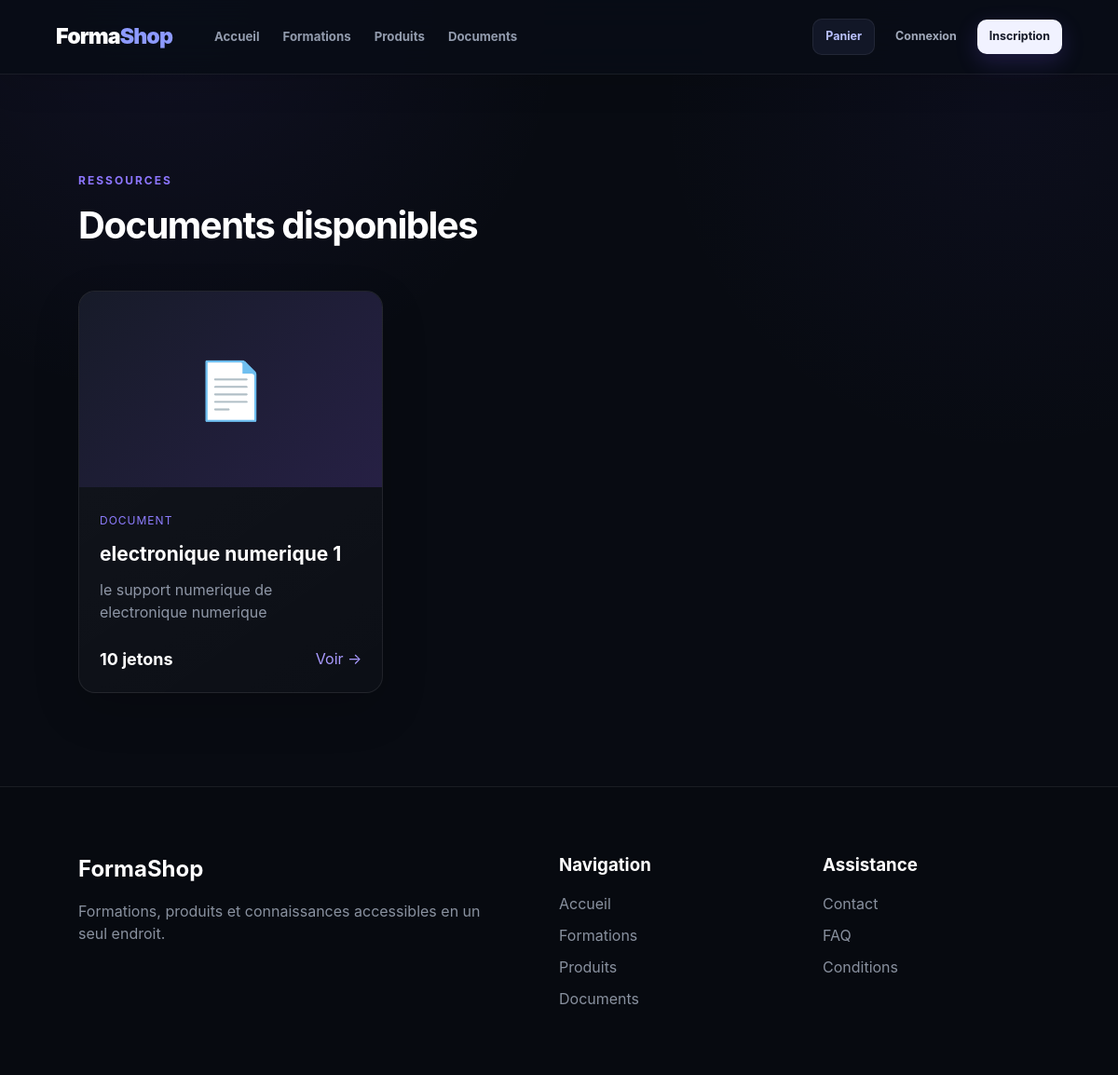
/documents/, run on the app's committed database.
### documents/models.py (models this page shows, shortened)
class Document(models.Model):
    title = models.CharField(
        max_length=200
    )
    description = models.TextField(
        blank=True
    )
    file = models.FileField(
        upload_to="documents/"
    )
    token_price = models.PositiveIntegerField(
        default=20
    )
    trainer = models.ForeignKey(
        settings.AUTH_USER_MODEL,
        on_delete=models.CASCADE,
        related_name="documents_created",
        null=True,
        blank=True
    )
    created_at = models.DateTimeField(
        auto_now_add=True
    )

### documents/views.py (the view)
def document_list(request):
    documents = Document.objects.all().order_by("-created_at")
    return render(
        request,
        "documents/list.html",
        {
            "documents": documents,
        }
    )

### documents/templates/documents/list.html (shortened to what this page needs)
{% extends "base.html" %}
{% block content %}
<section class="section">
    <div class="section-heading">
        <div>
            <span class="section-label">
                RESSOURCES
            </span>
            <h2>
                Documents disponibles
            </h2>
        </div>
    </div>
    <div class="cards">
        {% for document in documents %}
            <article class="course-card">
                <div class="placeholder-image">
                    📄
                </div>
                <div class="card-content">
                    <span class="category">
                        Document
                    </span>
                    <h3>
                        {{ document.title }}
                    </h3>
                    <p>
                        {{ document.description|truncatewords:20 }}
                    </p>
                    <div class="card-bottom">
                        <strong>
                            {{ document.token_price }} jetons
                        </strong>
                        <a href="{% url 'document_detail' document.id %}">
                            Voir →
                        </a>
                    </div>
                </div>
            </article>
        {% empty %}
            <p>
                Aucun document disponible pour le moment.
            </p>
        {% endfor %}
    </div>
</section>
{% endblock %}

### config/static/css/style.css (style rules this page uses)
* { margin: 0; padding: 0; box-sizing: border-box; }
html { scroll-behavior: smooth; }
body { font-family: Inter, -apple-system, BlinkMacSystemFont, "Segoe UI", Arial, Helvetica, sans-serif; background: radial-gradient( circle at 15% 0%, rgba(124, 92, 255, 0.07), transparent 28% ), radial-gradient( circle at 90% 10%, rgba(92, 70, 220, 0.05), transparent 25% ), #080b12; color: #ffffff; min-height: 100vh; line-height: 1.5; -webkit-font-smoothing: antialiased; text-rendering: optimizeLegibility; }
a { color: inherit; text-decoration: none; }
.section { padding: 100px 7%; }
.section-heading { display: flex; align-items: end; justify-content: space-between; margin-bottom: 40px; }
.section-label { color: #8d76ff; font-size: 12px; letter-spacing: 2px; font-weight: bold; text-transform: uppercase; }
.section-heading h2 { margin-top: 8px; font-size: 40px; letter-spacing: -1.5px; }
.cards { display: grid; grid-template-columns: repeat(3, minmax(0, 1fr)); gap: 25px; }
.course-card, .product-card { overflow: hidden; border-radius: 18px; background: linear-gradient( 145deg, rgba(255, 255, 255, 0.045), rgba(255, 255, 255, 0.018) ); border: 1px solid rgba(255, 255, 255, 0.08); box-shadow: 0 18px 50px rgba(0, 0, 0, 0.16); transition: transform 0.3s ease, border-color 0.3s ease, box-shadow 0.3s ease; }
.placeholder-image { height: 210px; display: flex; align-items: center; justify-content: center; font-size: 60px; background: linear-gradient( 135deg, #171b29, #262044 ); }
.card-content { padding: 22px; }
.category { color: #8e7dff; font-size: 12px; text-transform: uppercase; letter-spacing: 1px; }
.card-content h3 { margin-top: 10px; font-size: 21px; }
.card-content p { color: #8e96a6; margin-top: 10px; line-height: 1.5; }
.card-bottom { margin-top: 25px; display: flex; justify-content: space-between; align-items: center; }
.card-bottom strong { font-size: 18px; }
.card-bottom a { color: #a99aff; }

### data on the page
Document: title "electronique numerique 1", description "le support numerique de electronique numerique", token_price "10"
